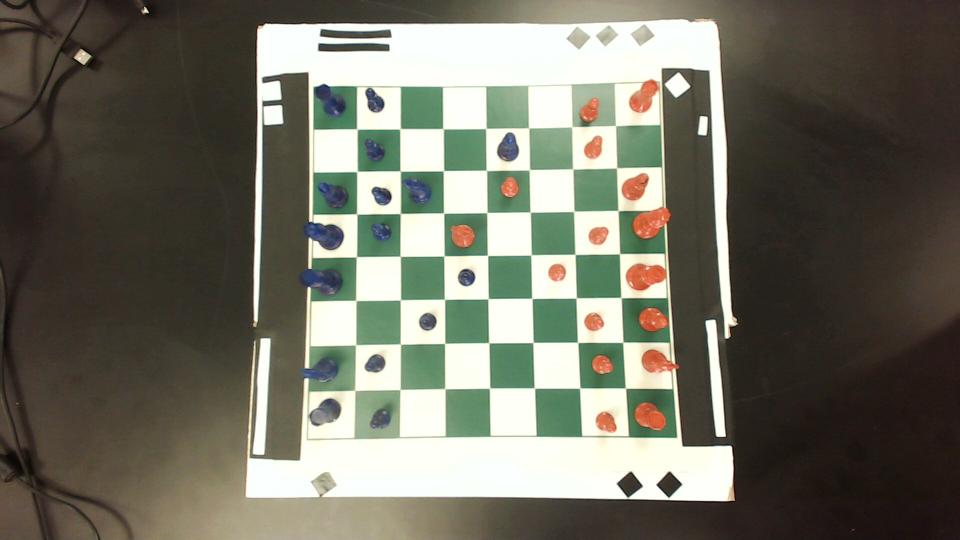
#> input picture arrow_test.jpg, 1920 x 1080 px (shown at 1/2 size)
$ python -i chess_homography.py   (imports and definitions only)
#> lines starting #> are read from the running program, lines starting #| are printed output that depends on the picture; after the words box and inside, x2 and y2 are one past the last pixel; in counts of white or black regions, pixels touching at a corner belong together
#> further down, picture is the input picture: shape (1080, 1920, 3); mean B, G, R 99.1, 112.1, 113.1
import numpy as np
import cv2 as cv
from matplotlib import pyplot as plt
import matplotlib
from PIL import Image

MIN_MATCH_COUNT = 4
SQUARE_THRESHOLD = 100000
font_args = dict(
    fontFace=cv.FONT_HERSHEY_SIMPLEX,
    fontScale = 1.5,
    thickness = 4,
    color = (255, 0, 0),
    bottomLeftOrigin=False,
)

# The Function to warp points
# [91 lines left out: functions tranform_points, show_board_labels, not called in this run]

def get_red_n_blue(img, combine:bool=True, plot:bool=False):
#> called with combine = True, plot = False
    hsv = cv.cvtColor(img, cv.COLOR_BGR2HSV)
#> hsv: shape (1080, 1920, 3); mean H, S, V 29.9, 61.3, 118.3
    blue = cv.inRange(hsv, (100, 0, 0), (130, 255, 255))
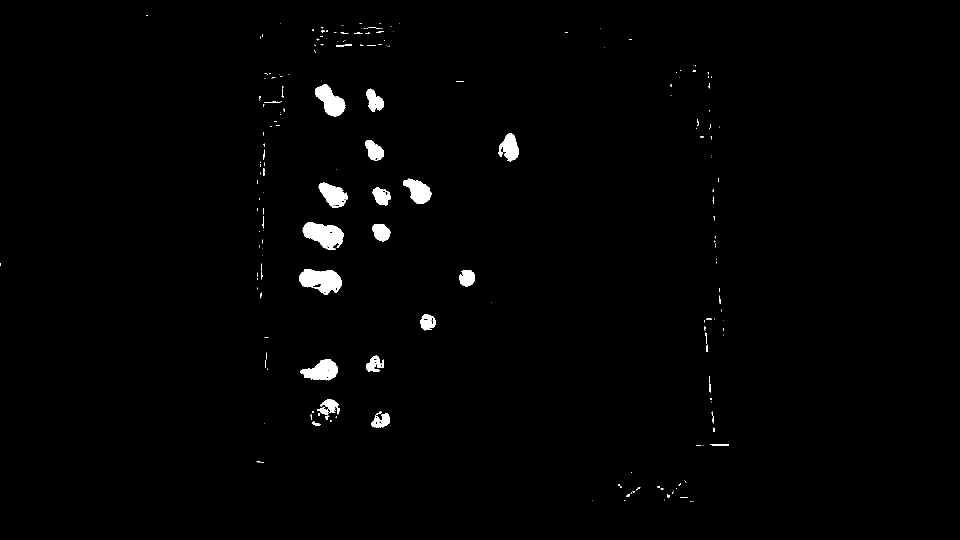
#> blue: shape (1080, 1920) (shown at 1/2 size); 1.2% white; 221 white regions (168 under 20 px), largest, box (x1, y1, x2, y2) and area: (598, 538, 684, 590) 2934, (605, 444, 687, 500) 2894, (630, 169, 691, 233) 2181
    blue = cv.GaussianBlur(blue,(21,21),0)
    _, blue = cv.threshold(blue, 50, 255, cv.THRESH_BINARY)
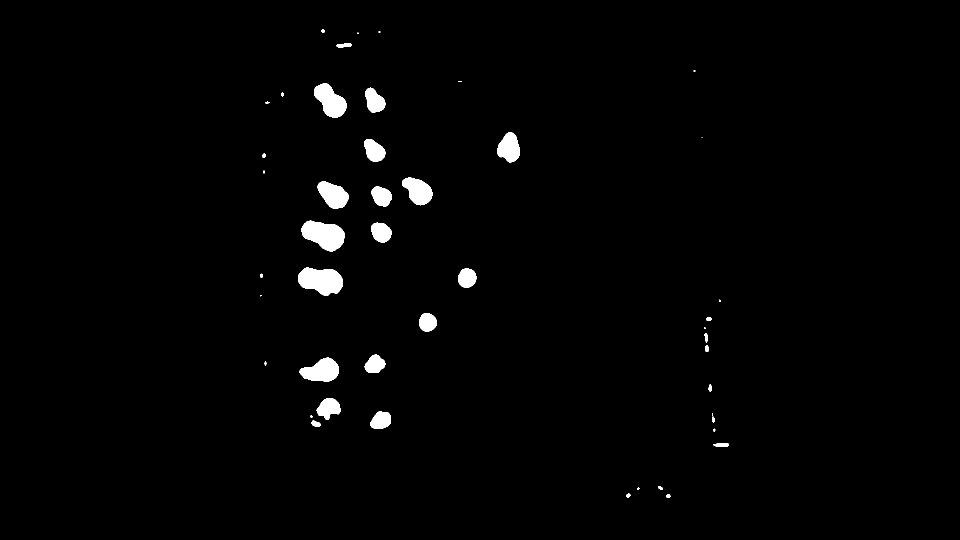
#> blue: shape (1080, 1920) (shown at 1/2 size); 1.5% white; 46 white regions (12 under 20 px), largest, box (x1, y1, x2, y2) and area: (596, 535, 686, 592) 3670, (603, 441, 690, 503) 3605, (628, 167, 693, 236) 2734
    red = cv.inRange(hsv, (0, 50, 50), (10, 255, 255))
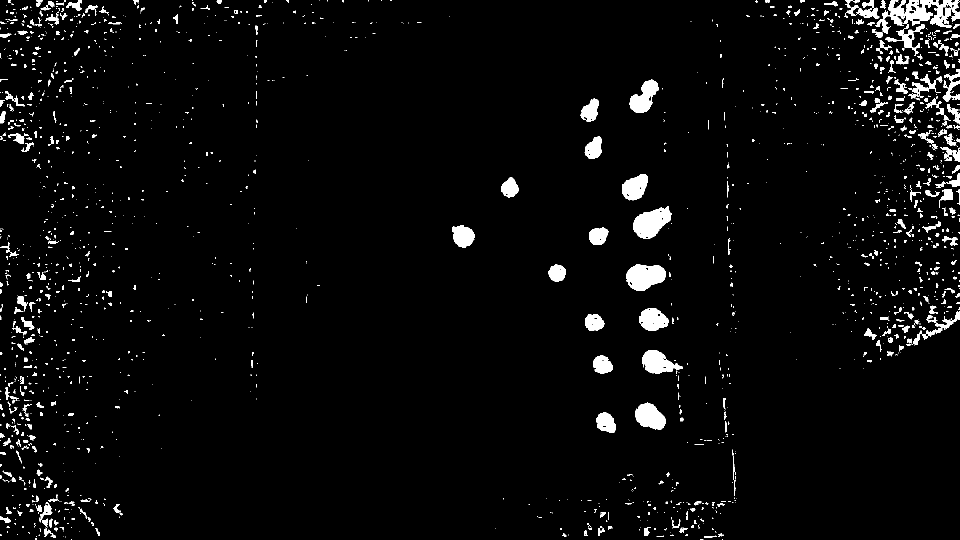
#> red: shape (1080, 1920) (shown at 1/2 size); 3.6% white; 1894 white regions (1409 under 20 px), largest, box (x1, y1, x2, y2) and area: (1776, 0, 1920, 58) 4689, (1266, 412, 1343, 478) 3090, (1252, 528, 1332, 582) 3071
    red = cv.GaussianBlur(red,(21,21),0)
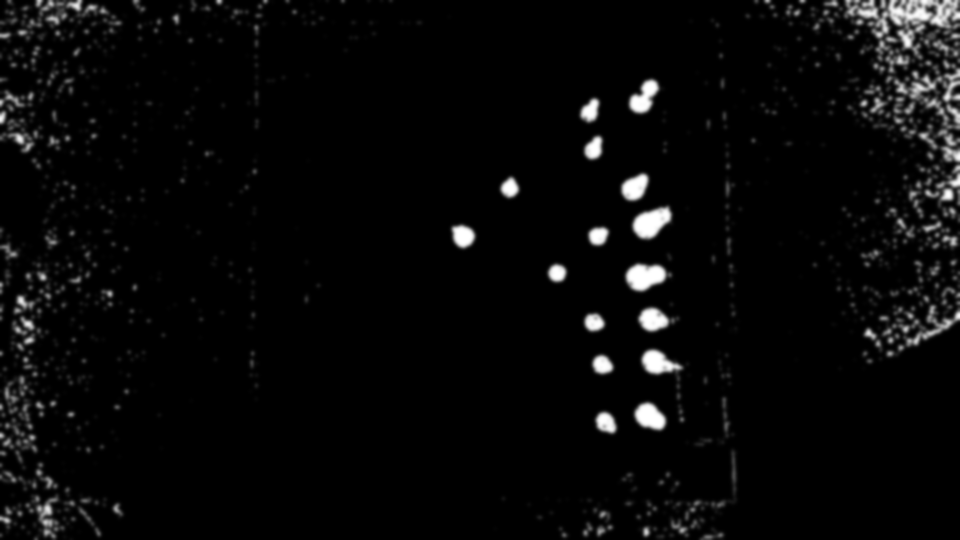
#> red: shape (1080, 1920) (shown at 1/2 size); min 0, max 255, mean 9
    _, red = cv.threshold(red, 50, 255, cv.THRESH_BINARY)
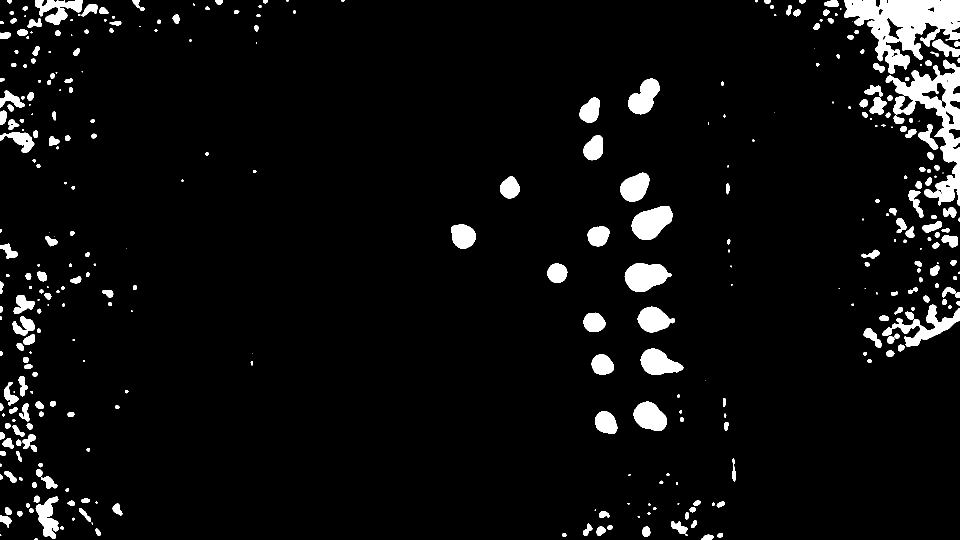
#> red: shape (1080, 1920) (shown at 1/2 size); 5.4% white; 356 white regions (70 under 20 px), largest, box (x1, y1, x2, y2) and area: (1688, 0, 1920, 147) 17122, (1771, 119, 1920, 412) 13201, (1765, 609, 1920, 694) 3884
    if plot:
        img = np.concatenate(
            (np.expand_dims(red, axis=0),
             np.zeros((1, *red.shape)),
             np.expand_dims(blue, axis=0)),
            axis=0
        )
        img = img.transpose(1,2,0)
        plt.figure(figsize=(20, 10))
        plt.imshow(img)
        plt.show()
    if combine:
        return np.bitwise_or(red, blue)
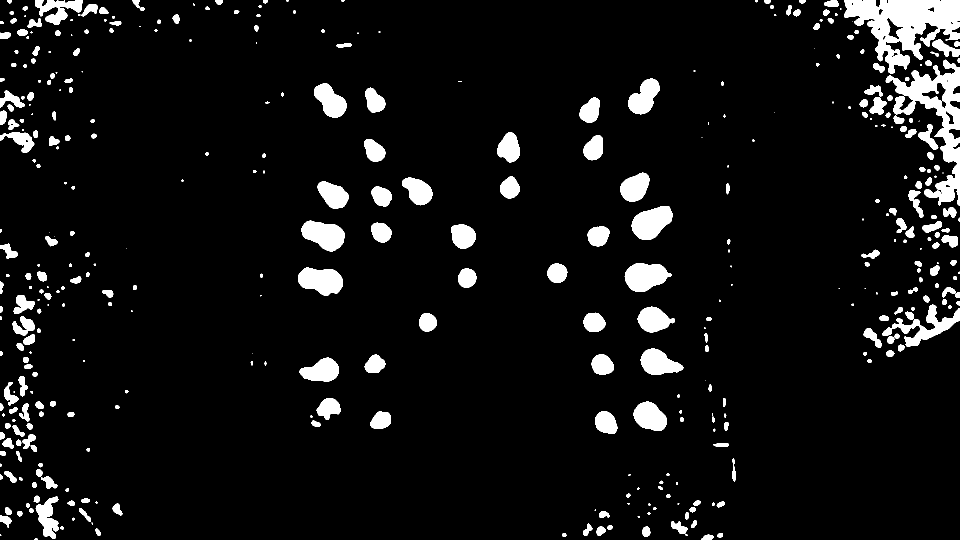
#> returned value: shape (1080, 1920) (shown at 1/2 size); 6.9% white; 402 white regions (82 under 20 px), largest, box (x1, y1, x2, y2) and area: (1688, 0, 1920, 147) 17122, (1771, 119, 1920, 412) 13201, (1765, 609, 1920, 694) 3884
    return red, blue

# [48 lines left out: functions get_occupancy, get_board, not called in this run]
    # [33 lines of commented-out code are left out]
castle_sets = [
    ((['e1'], ['g1']), set(['e1', 'h1']), set(['g1', 'f1'])),
    ((['e1'], ['b1']), set(['e1', 'a1']), set(['b1', 'c1'])),
    ((['e1'], ['c1']), set(['e1', 'a1']), set(['c1', 'd1'])),
    ((['e8'], ['g8']), set(['e8', 'h8']), set(['g8', 'f8'])),
    ((['e8'], ['b8']), set(['e8', 'a8']), set(['b8', 'c8'])),
    ((['e8'], ['c8']), set(['e8', 'a8']), set(['c8', 'd8'])),
]

# [99 lines left out: functions check_castle, get_move, get_centers, not called in this run]

>>> import cv2
>>> picture = cv2.imread('arrow_test.jpg')
>>> result = get_red_n_blue(picture)

$ run again, on 2024-04-12-114506_1.jpg
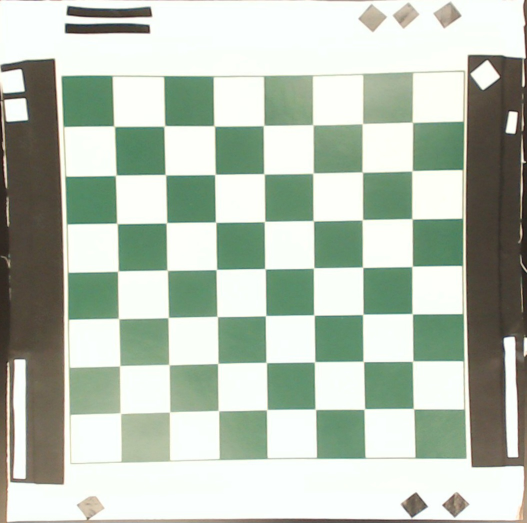
#> input picture 2024-04-12-114506_1.jpg, 1054 x 1045 px (shown at 1/2 size)
#> picture is the input picture: shape (1045, 1054, 3); mean B, G, R 178.8, 192.6, 182.2
#> hsv: shape (1045, 1054, 3); mean H, S, V 50.8, 34.3, 194.6
#> in get_red_n_blue, `blue = cv.inRange(hsv, (100, 0, 0), (130, 255, 255))`:
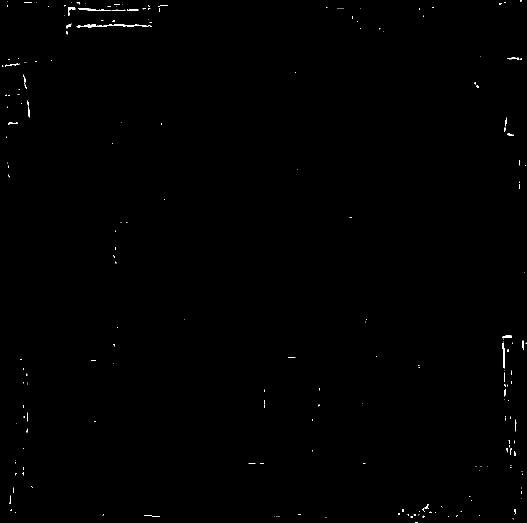
#> blue: shape (1045, 1054) (shown at 1/2 size); 0.26% white in thin lines or dots
#> in get_red_n_blue, `return np.bitwise_or(red, blue)`:
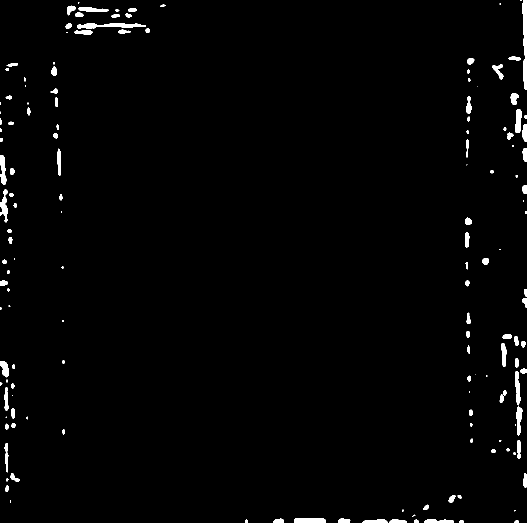
#> returned value: shape (1045, 1054) (shown at 1/2 size); 1.6% white; 150 white regions (34 under 20 px), largest, box (x1, y1, x2, y2) and area: (1045, 0, 1054, 180) 1248, (154, 46, 292, 58) 897, (588, 1036, 652, 1045) 531
